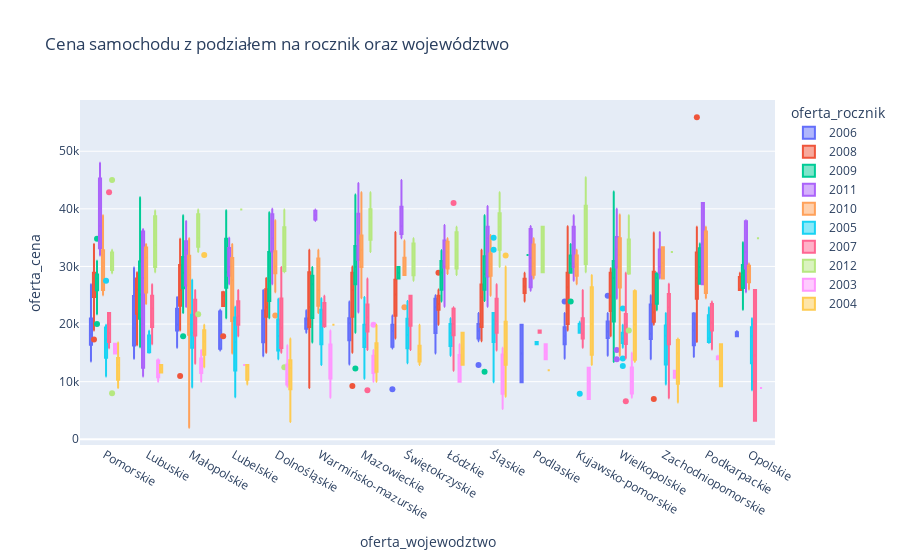

Write notebook code for a chart like this one.
### Code cell
# analiza ceny wg. rocznika i województwa
import plotly.express as px

px.box(dane_df, 
       x = "oferta_wojewodztwo", 
       y = "oferta_cena",
       color = "oferta_rocznik",
       title = "Cena samochodu z podziałem na rocznik oraz województwo")

### Figure 1 — Plotly figure (JSON) as saved in the notebook; plotly's stock layout.template omitted (floating-point values rounded to 4 significant figures; data arrays with more than 128 entries replaced by an {"elided": "..."} marker saying what was removed)
{"data": [{"alignmentgroup": "True", "hovertemplate": "oferta_rocznik=2006<br>oferta_wojewodztwo=%{x}<br>oferta_cena=%{y}<extra></extra>", "legendgroup": "2006", "marker": {"color": "#636efa"}, "name": "2006", "notched": false, "offsetgroup": "2006", "orientation": "v", "showlegend": true, "type": "box", "x": {"elided": "135 str values"}, "x0": " ", "xaxis": "x", "y": {"elided": "135 int values"}, "y0": " ", "yaxis": "y"}, {"alignmentgroup": "True", "hovertemplate": "oferta_rocznik=2008<br>oferta_wojewodztwo=%{x}<br>oferta_cena=%{y}<extra></extra>", "legendgroup": "2008", "marker": {"color": "#EF553B"}, "name": "2008", "notched": false, "offsetgroup": "2008", "orientation": "v", "showlegend": true, "type": "box", "x": {"elided": "178 str values"}, "x0": " ", "xaxis": "x", "y": {"elided": "178 int values"}, "y0": " ", "yaxis": "y"}, {"alignmentgroup": "True", "hovertemplate": "oferta_rocznik=2009<br>oferta_wojewodztwo=%{x}<br>oferta_cena=%{y}<extra></extra>", "legendgroup": "2009", "marker": {"color": "#00cc96"}, "name": "2009", "notched": false, "offsetgroup": "2009", "orientation": "v", "showlegend": true, "type": "box", "x": {"elided": "200 str values"}, "x0": " ", "xaxis": "x", "y": {"elided": "200 int values"}, "y0": " ", "yaxis": "y"}, {"alignmentgroup": "True", "hovertemplate": "oferta_rocznik=2011<br>oferta_wojewodztwo=%{x}<br>oferta_cena=%{y}<extra></extra>", "legendgroup": "2011", "marker": {"color": "#ab63fa"}, "name": "2011", "notched": false, "offsetgroup": "2011", "orientation": "v", "showlegend": true, "type": "box", "x": ["Opolskie", "Wielkopolskie", "Pomorskie", "Zachodniopomorskie", "Zachodniopomorskie", "Pomorskie", "Dolnośląskie", "Wielkopolskie", "Mazowieckie", "Kujawsko-pomorskie", "Łódzkie", "Mazowieckie", "Wielkopolskie", "Opolskie", "Śląskie", "Lubelskie", "Świętokrzyskie", "Małopolskie", "Mazowieckie", "Małopolskie", "Kujawsko-pomorskie", "Dolnośląskie", "Mazowieckie", "Śląskie", "Kujawsko-pomorskie", "Wielkopolskie", "Małopolskie", "Mazowieckie", "Śląskie", "Wielkopolskie", "Wielkopolskie", "Śląskie", "Dolnośląskie", "Podlaskie", "Mazowieckie", "Lubuskie", "Podkarpackie", "Dolnośląskie", "Warmińsko-mazurskie", "Mazowieckie", "Warmińsko-mazurskie", "Wielkopolskie", "Podlaskie", "Dolnośląskie", "Dolnośląskie", "Małopolskie", "Łódzkie", "Kujawsko-pomorskie", "Podlaskie", "Małopolskie", "Pomorskie", "Kujawsko-pomorskie", "Lubelskie", "Świętokrzyskie", "Łódzkie", "Zachodniopomorskie", "Świętokrzyskie", "Lubelskie", "Podlaskie", "Wielkopolskie", "Małopolskie", "Mazowieckie", "Lubelskie", "Opolskie", "Warmińsko-mazurskie", "Zachodniopomorskie", "Mazowieckie", "Mazowieckie", "Lubelskie", "Lubuskie", "Mazowieckie", "Małopolskie", "Podkarpackie", "Lubelskie", "Łódzkie", "Łódzkie", "Mazowieckie", "Mazowieckie", "Łódzkie", "Lubuskie", "Mazowieckie", "Kujawsko-pomorskie", "Świętokrzyskie", "Wielkopolskie", "Wielkopolskie", "Śląskie", "Mazowieckie", "Lubuskie", "Świętokrzyskie", "Śląskie", "Łódzkie", "Małopolskie", "Wielkopolskie", "Wielkopolskie", "Małopolskie", "Lubelskie", "Śląskie", "Wielkopolskie", "Mazowieckie", "Opolskie", "Lubelskie", "Opolskie", "Dolnośląskie", "Lubuskie", "Małopolskie", "Wielkopolskie", "Małopolskie", "Śląskie", "Wielkopolskie", "Mazowieckie", "Śląskie"], "x0": " ", "xaxis": "x", "y": [37999, 34900, 48000, 35999, 27900, 31900, 32898, 35200, 44499, 30900, 22999, 28900, 29900, 32500, 34900, 26900, 35900, 31700, 29000, 32900, 36900, 36600, 35900, 40499, 29900, 35900, 34499, 41900, 36900, 32999, 39999, 28800, 39900, 35999, 22000, 36500, 41000, 34900, 38900, 39900, 37900, 33000, 37000, 39999, 32500, 36900, 32990, 38900, 27000, 24900, 36999, 27500, 26900, 45000, 37200, 29900, 36999, 32500, 25800, 24400, 25000, 37900, 35000, 37800, 39900, 29900, 38900, 33825, 29900, 12900, 34500, 22950, 26900, 33900, 35000, 29900, 34555, 31900, 29950, 10900, 25500, 30000, 38800, 29800, 13900, 28500, 33900, 35900, 34900, 23000, 29800, 37900, 39900, 29900, 34000, 29900, 35900, 30900, 39900, 25500, 29900, 31000, 26900, 27990, 33900, 33900, 32900, 36900, 15500, 34700, 27500], "y0": " ", "yaxis": "y"}, {"alignmentgroup": "True", "hovertemplate": "oferta_rocznik=2010<br>oferta_wojewodztwo=%{x}<br>oferta_cena=%{y}<extra></extra>", "legendgroup": "2010", "marker": {"color": "#FFA15A"}, "name": "2010", "notched": false, "offsetgroup": "2010", "orientation": "v", "showlegend": true, "type": "box", "x": ["Łódzkie", "Wielkopolskie", "Mazowieckie", "Kujawsko-pomorskie", "Podkarpackie", "Śląskie", "Dolnośląskie", "Śląskie", "Mazowieckie", "Opolskie", "Świętokrzyskie", "Świętokrzyskie", "Dolnośląskie", "Mazowieckie", "Podkarpackie", "Dolnośląskie", "Wielkopolskie", "Kujawsko-pomorskie", "Mazowieckie", "Małopolskie", "Mazowieckie", "Mazowieckie", "Małopolskie", "Małopolskie", "Mazowieckie", "Śląskie", "Śląskie", "Wielkopolskie", "Dolnośląskie", "Śląskie", "Warmińsko-mazurskie", "Mazowieckie", "Dolnośląskie", "Warmińsko-mazurskie", "Podkarpackie", "Pomorskie", "Podkarpackie", "Zachodniopomorskie", "Wielkopolskie", "Małopolskie", "Wielkopolskie", "Świętokrzyskie", "Pomorskie", "Kujawsko-pomorskie", "Śląskie", "Mazowieckie", "Wielkopolskie", "Opolskie", "Wielkopolskie", "Warmińsko-mazurskie", "Dolnośląskie", "Małopolskie", "Wielkopolskie", "Wielkopolskie", "Małopolskie", "Mazowieckie", "Małopolskie", "Wielkopolskie", "Dolnośląskie", "Mazowieckie", "Mazowieckie", "Pomorskie", "Wielkopolskie", "Lubelskie", "Opolskie", "Świętokrzyskie", "Pomorskie", "Małopolskie", "Pomorskie", "Lubuskie", "Dolnośląskie", "Wielkopolskie", "Warmińsko-mazurskie", "Śląskie", "Podkarpackie", "Świętokrzyskie", "Wielkopolskie", "Warmińsko-mazurskie", "Lubelskie", "Małopolskie", "Mazowieckie", "Małopolskie", "Warmińsko-mazurskie", "Pomorskie", "Mazowieckie", "Dolnośląskie", "Łódzkie", "Śląskie", "Podkarpackie", "Małopolskie", "Dolnośląskie", "Mazowieckie", "Dolnośląskie", "Lubelskie", "Kujawsko-pomorskie", "Warmińsko-mazurskie", "Lubuskie", "Podkarpackie", "Mazowieckie", "Wielkopolskie", "Śląskie", "Mazowieckie", "Wielkopolskie", "Zachodniopomorskie", "Małopolskie", "Mazowieckie", "Mazowieckie", "Lubuskie", "Podlaskie", "Podlaskie", "Łódzkie", "Wielkopolskie", "Mazowieckie", "Małopolskie", "Śląskie", "Śląskie", "Śląskie", "Podlaskie", "Mazowieckie", "Opolskie", "Lubelskie", "Świętokrzyskie", "Podkarpackie", "Małopolskie", "Małopolskie"], "x0": " ", "xaxis": "x", "y": [34900, 34900, 36500, 32900, 34900, 24900, 28800, 33900, 31900, 28500, 31500, 28900, 35500, 32800, 36350, 21500, 23300, 29900, 32900, 31900, 26900, 28900, 32000, 15900, 24500, 35450, 27900, 14500, 30000, 24900, 25900, 42900, 37999, 29900, 24500, 38900, 36900, 27900, 34800, 33000, 34900, 22900, 24999, 30900, 32500, 38500, 29900, 26000, 34900, 21900, 29990, 16900, 28300, 33500, 24950, 32900, 34900, 26800, 29999, 37900, 31950, 32800, 38900, 26200, 29700, 29400, 25900, 21900, 31400, 23498, 33500, 38999, 23999, 30800, 24800, 34500, 25900, 32900, 33900, 26900, 32900, 1999, 31900, 29900, 31900, 25500, 28700, 30000, 26000, 31500, 28850, 29900, 29900, 29000, 26900, 22900, 31500, 34500, 38900, 31500, 29900, 29900, 25900, 33333, 11900, 35000, 26900, 33900, 34900, 27900, 32450, 32500, 34900, 31700, 32000, 31900, 28900, 30500, 32900, 30500, 14900, 28500, 35800, 28500, 28500], "y0": " ", "yaxis": "y"}, {"alignmentgroup": "True", "hovertemplate": "oferta_rocznik=2005<br>oferta_wojewodztwo=%{x}<br>oferta_cena=%{y}<extra></extra>", "legendgroup": "2005", "marker": {"color": "#19d3f3"}, "name": "2005", "notched": false, "offsetgroup": "2005", "orientation": "v", "showlegend": true, "type": "box", "x": {"elided": "129 str values"}, "x0": " ", "xaxis": "x", "y": {"elided": "129 int values"}, "y0": " ", "yaxis": "y"}, {"alignmentgroup": "True", "hovertemplate": "oferta_rocznik=2007<br>oferta_wojewodztwo=%{x}<br>oferta_cena=%{y}<extra></extra>", "legendgroup": "2007", "marker": {"color": "#FF6692"}, "name": "2007", "notched": false, "offsetgroup": "2007", "orientation": "v", "showlegend": true, "type": "box", "x": {"elided": "146 str values"}, "x0": " ", "xaxis": "x", "y": {"elided": "146 int values"}, "y0": " ", "yaxis": "y"}, {"alignmentgroup": "True", "hovertemplate": "oferta_rocznik=2012<br>oferta_wojewodztwo=%{x}<br>oferta_cena=%{y}<extra></extra>", "legendgroup": "2012", "marker": {"color": "#B6E880"}, "name": "2012", "notched": false, "offsetgroup": "2012", "orientation": "v", "showlegend": true, "type": "box", "x": ["Pomorskie", "Pomorskie", "Mazowieckie", "Pomorskie", "Lubuskie", "Mazowieckie", "Mazowieckie", "Małopolskie", "Małopolskie", "Dolnośląskie", "Lubuskie", "Wielkopolskie", "Kujawsko-pomorskie", "Kujawsko-pomorskie", "Pomorskie", "Świętokrzyskie", "Podlaskie", "Śląskie", "Dolnośląskie", "Łódzkie", "Łódzkie", "Świętokrzyskie", "Wielkopolskie", "Opolskie", "Dolnośląskie", "Wielkopolskie", "Świętokrzyskie", "Kujawsko-pomorskie", "Wielkopolskie", "Lubuskie", "Opolskie", "Pomorskie", "Lubelskie", "Mazowieckie", "Dolnośląskie", "Mazowieckie", "Dolnośląskie", "Lubuskie", "Śląskie", "Dolnośląskie", "Pomorskie", "Pomorskie", "Kujawsko-pomorskie", "Małopolskie", "Zachodniopomorskie", "Mazowieckie", "Wielkopolskie", "Małopolskie", "Małopolskie", "Mazowieckie", "Małopolskie", "Śląskie", "Świętokrzyskie", "Dolnośląskie", "Kujawsko-pomorskie", "Śląskie", "Podlaskie", "Małopolskie", "Wielkopolskie", "Mazowieckie", "Pomorskie", "Świętokrzyskie", "Wielkopolskie", "Mazowieckie", "Śląskie", "Łódzkie", "Lubuskie", "Małopolskie", "Lubuskie", "Małopolskie"], "x0": " ", "xaxis": "x", "y": [30900, 31900, 32500, 31900, 29900, 38900, 38500, 21700, 34700, 38900, 30900, 28700, 30900, 45500, 29999, 27500, 36900, 36900, 29900, 28500, 33000, 34900, 34900, 34900, 30500, 18900, 30900, 29000, 34000, 36500, 34900, 8000, 39900, 39900, 39900, 42900, 29000, 38700, 38000, 12500, 32900, 45000, 34800, 33700, 32500, 40000, 33900, 35000, 38900, 33800, 39500, 29900, 28800, 29900, 38900, 33900, 29000, 38900, 38900, 34900, 28800, 33700, 29000, 35100, 42900, 36900, 29000, 32500, 39700, 39900], "y0": " ", "yaxis": "y"}, {"alignmentgroup": "True", "hovertemplate": "oferta_rocznik=2003<br>oferta_wojewodztwo=%{x}<br>oferta_cena=%{y}<extra></extra>", "legendgroup": "2003", "marker": {"color": "#FF97FF"}, "name": "2003", "notched": false, "offsetgroup": "2003", "orientation": "v", "showlegend": true, "type": "box", "x": ["Mazowieckie", "Mazowieckie", "Śląskie", "Łódzkie", "Wielkopolskie", "Małopolskie", "Mazowieckie", "Wielkopolskie", "Mazowieckie", "Podlaskie", "Wielkopolskie", "Łódzkie", "Śląskie", "Małopolskie", "Dolnośląskie", "Śląskie", "Śląskie", "Lubuskie", "Mazowieckie", "Warmińsko-mazurskie", "Małopolskie", "Dolnośląskie", "Podlaskie", "Dolnośląskie", "Dolnośląskie", "Podkarpackie", "Kujawsko-pomorskie", "Mazowieckie", "Mazowieckie", "Wielkopolskie", "Dolnośląskie", "Wielkopolskie", "Wielkopolskie", "Lubelskie", "Śląskie", "Pomorskie", "Warmińsko-mazurskie", "Małopolskie", "Śląskie", "Śląskie", "Lubuskie", "Mazowieckie", "Śląskie", "Mazowieckie", "Zachodniopomorskie", "Śląskie", "Dolnośląskie", "Mazowieckie", "Małopolskie", "Lubuskie", "Podkarpackie", "Zachodniopomorskie", "Podkarpackie", "Śląskie", "Małopolskie", "Łódzkie", "Łódzkie", "Kujawsko-pomorskie", "Śląskie", "Warmińsko-mazurskie", "Pomorskie", "Śląskie", "Opolskie", "Warmińsko-mazurskie", "Łódzkie", "Wielkopolskie"], "x0": " ", "xaxis": "x", "y": [13900, 13800, 8500, 13200, 7200, 12500, 13900, 9300, 19900, 13900, 14999, 16500, 7297, 14000, 9500, 15700, 10700, 9999, 11500, 18900, 15500, 16300, 16500, 11900, 9100, 13900, 12400, 14500, 11900, 10900, 13000, 13000, 9999, 12900, 5250, 16600, 13900, 12900, 15500, 12500, 13900, 15500, 9500, 10000, 10700, 13900, 10700, 10500, 11500, 12999, 13900, 11900, 14500, 6300, 10000, 14000, 10000, 6999, 13799, 13999, 14900, 15900, 8900, 7200, 10000, 7499], "y0": " ", "yaxis": "y"}, {"alignmentgroup": "True", "hovertemplate": "oferta_rocznik=2004<br>oferta_wojewodztwo=%{x}<br>oferta_cena=%{y}<extra></extra>", "legendgroup": "2004", "marker": {"color": "#FECB52"}, "name": "2004", "notched": false, "offsetgroup": "2004", "orientation": "v", "showlegend": true, "type": "box", "x": ["Świętokrzyskie", "Kujawsko-pomorskie", "Małopolskie", "Lubelskie", "Wielkopolskie", "Kujawsko-pomorskie", "Małopolskie", "Lubelskie", "Pomorskie", "Pomorskie", "Małopolskie", "Dolnośląskie", "Łódzkie", "Śląskie", "Śląskie", "Dolnośląskie", "Świętokrzyskie", "Dolnośląskie", "Małopolskie", "Zachodniopomorskie", "Mazowieckie", "Małopolskie", "Śląskie", "Małopolskie", "Dolnośląskie", "Śląskie", "Pomorskie", "Pomorskie", "Warmińsko-mazurskie", "Świętokrzyskie", "Mazowieckie", "Pomorskie", "Małopolskie", "Śląskie", "Dolnośląskie", "Śląskie", "Śląskie", "Lubuskie", "Mazowieckie", "Zachodniopomorskie", "Mazowieckie", "Pomorskie", "Podkarpackie", "Małopolskie", "Dolnośląskie", "Dolnośląskie", "Dolnośląskie", "Małopolskie", "Małopolskie", "Dolnośląskie", "Mazowieckie", "Mazowieckie", "Pomorskie", "Mazowieckie", "Śląskie", "Pomorskie", "Mazowieckie", "Mazowieckie", "Wielkopolskie", "Podlaskie", "Śląskie", "Śląskie", "Śląskie", "Małopolskie", "Świętokrzyskie", "Kujawsko-pomorskie", "Podkarpackie", "Zachodniopomorskie", "Dolnośląskie", "Lubelskie", "Dolnośląskie", "Wielkopolskie", "Łódzkie", "Dolnośląskie", "Wielkopolskie", "Mazowieckie", "Lubuskie", "Małopolskie", "Małopolskie", "Dolnośląskie", "Świętokrzyskie", "Dolnośląskie", "Śląskie", "Zachodniopomorskie", "Mazowieckie"], "x0": " ", "xaxis": "x", "y": [14999, 12900, 18900, 9500, 13400, 28500, 17500, 12900, 10700, 10000, 12500, 15900, 12950, 17900, 12900, 13700, 13700, 17500, 18950, 6400, 14900, 32000, 12500, 13900, 7200, 7400, 14300, 16800, 19900, 12900, 18800, 12900, 13900, 14500, 12800, 13500, 16000, 11600, 9990, 16999, 13900, 8900, 9200, 16500, 14900, 13700, 2990, 14900, 17900, 7300, 16900, 15900, 12900, 19900, 31900, 13900, 10400, 15900, 25900, 11999, 13000, 22900, 15900, 19900, 14800, 19999, 16500, 17500, 8700, 12900, 13500, 14200, 18500, 11100, 25500, 11005, 12900, 15400, 16950, 9700, 19900, 11900, 29999, 12900, 15900], "y0": " ", "yaxis": "y"}], "layout": {"boxmode": "group", "legend": {"title": {"text": "oferta_rocznik"}, "tracegroupgap": 0}, "title": {"text": "Cena samochodu z podziałem na rocznik oraz województwo"}, "xaxis": {"anchor": "y", "domain": [0, 1], "title": {"text": "oferta_wojewodztwo"}}, "yaxis": {"anchor": "x", "domain": [0, 1], "title": {"text": "oferta_cena"}}}}
